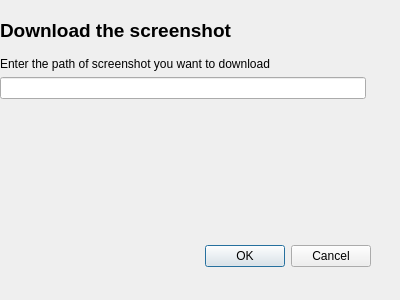
<?xml version="1.0" encoding="UTF-8"?>
<ui version="4.0">
 <class>Dialog</class>
 <widget class="QDialog" name="Dialog">
  <property name="geometry">
   <rect>
    <x>0</x>
    <y>0</y>
    <width>400</width>
    <height>300</height>
   </rect>
  </property>
  <property name="windowTitle">
   <string>Dialog</string>
  </property>
  <widget class="QDialogButtonBox" name="buttonBox">
   <property name="geometry">
    <rect>
     <x>30</x>
     <y>240</y>
     <width>341</width>
     <height>32</height>
    </rect>
   </property>
   <property name="orientation">
    <enum>Qt::Horizontal</enum>
   </property>
   <property name="standardButtons">
    <set>QDialogButtonBox::Cancel|QDialogButtonBox::Ok</set>
   </property>
  </widget>
  <widget class="QWidget" name="layoutWidget">
   <property name="geometry">
    <rect>
     <x>0</x>
     <y>10</y>
     <width>366</width>
     <height>89</height>
    </rect>
   </property>
   <layout class="QVBoxLayout" name="verticalLayout">
    <item>
     <widget class="QLabel" name="label">
      <property name="font">
       <font>
        <pointsize>14</pointsize>
        <weight>75</weight>
        <bold>true</bold>
       </font>
      </property>
      <property name="text">
       <string>Download the screenshot</string>
      </property>
     </widget>
    </item>
    <item>
     <layout class="QVBoxLayout" name="verticalLayout_2">
      <item>
       <widget class="QLabel" name="label_3">
        <property name="text">
         <string>Enter the path of screenshot you want to download</string>
        </property>
       </widget>
      </item>
      <item>
       <widget class="QLineEdit" name="screenshot_path"/>
      </item>
     </layout>
    </item>
   </layout>
  </widget>
 </widget>
 <resources/>
 <connections>
  <connection>
   <sender>buttonBox</sender>
   <signal>accepted()</signal>
   <receiver>Dialog</receiver>
   <slot>accept()</slot>
   <hints>
    <hint type="sourcelabel">
     <x>248</x>
     <y>254</y>
    </hint>
    <hint type="destinationlabel">
     <x>157</x>
     <y>274</y>
    </hint>
   </hints>
  </connection>
  <connection>
   <sender>buttonBox</sender>
   <signal>rejected()</signal>
   <receiver>Dialog</receiver>
   <slot>reject()</slot>
   <hints>
    <hint type="sourcelabel">
     <x>316</x>
     <y>260</y>
    </hint>
    <hint type="destinationlabel">
     <x>286</x>
     <y>274</y>
    </hint>
   </hints>
  </connection>
 </connections>
</ui>
